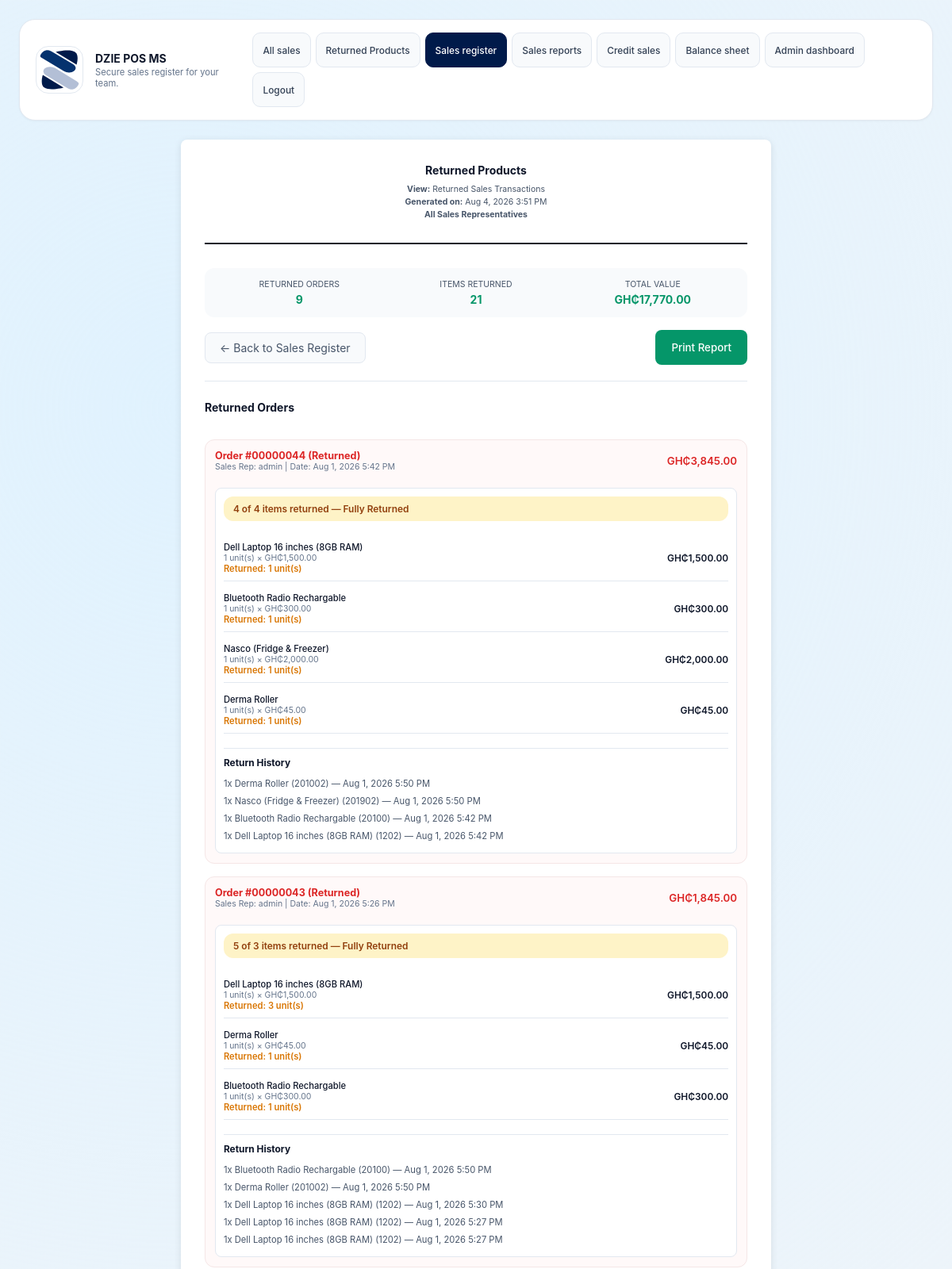
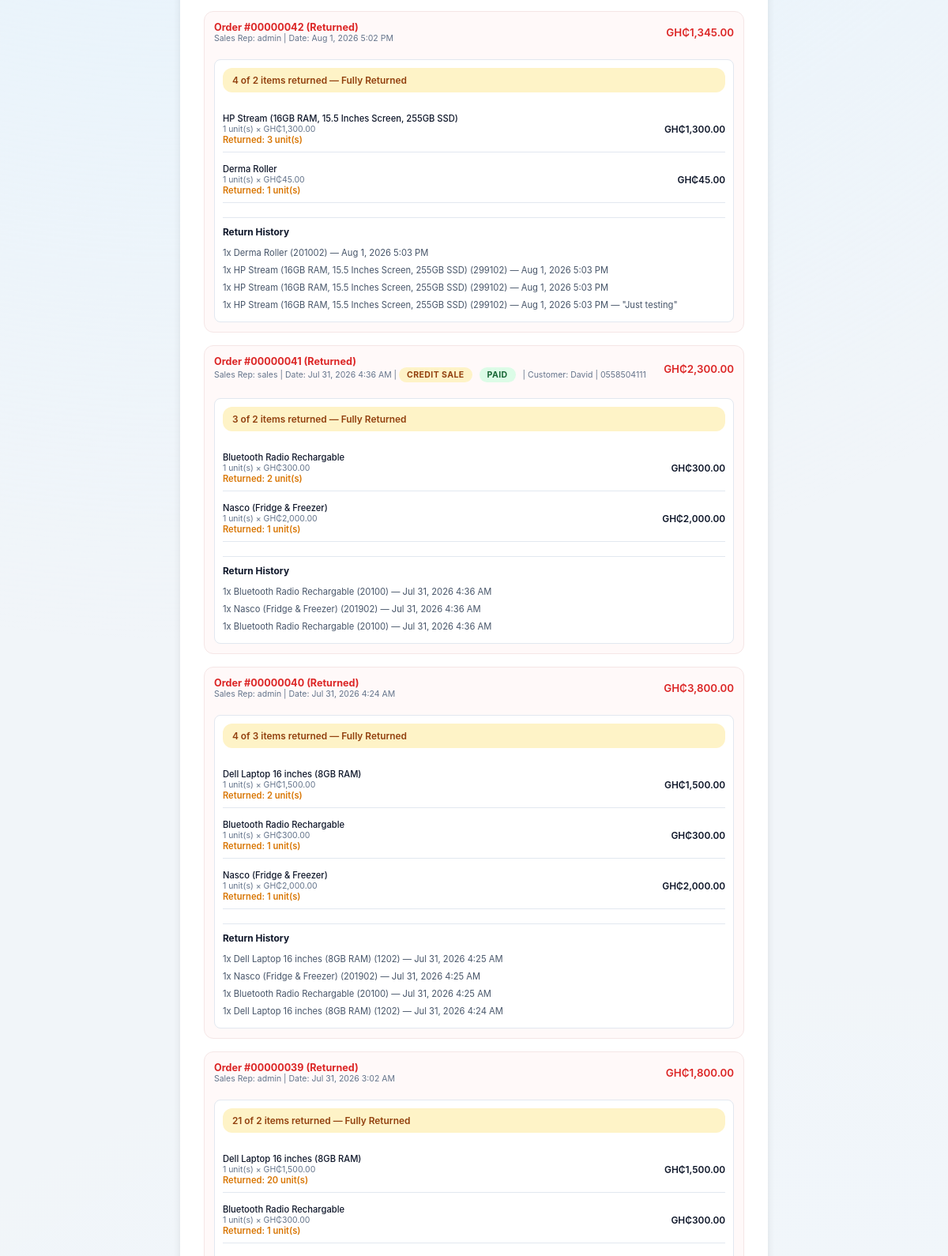
The page /returned_products.php (signed in, upper part) on the database its author committed (2 pictures, top to bottom).
### tables this page shows
CREATE TABLE settings (
            key TEXT PRIMARY KEY,
            value TEXT NOT NULL
        );

CREATE TABLE returns (
            id INTEGER PRIMARY KEY,
            order_id INTEGER NOT NULL,
            product_id INTEGER NOT NULL,
            quantity INTEGER NOT NULL,
            reason TEXT,
            processed_by TEXT NOT NULL,
            created_at TEXT NOT NULL,
            FOREIGN KEY(order_id) REFERENCES orders(id)
        );

CREATE TABLE products (
            id INTEGER PRIMARY KEY,
            code TEXT UNIQUE NOT NULL,
            name TEXT NOT NULL,
            category TEXT NOT NULL,
            price REAL NOT NULL,
            image TEXT NOT NULL
        , quantity INTEGER NOT NULL DEFAULT 0, bulk_quantity_threshold INTEGER NOT NULL DEFAULT 0, bulk_discount_percentage REAL NOT NULL DEFAULT 0, selling_price REAL, cost_price REAL);

### returned_products.php (the view, shortened to what the rows shown need)
<?php
require_once __DIR__ . '/inc/functions.php';
$posName = get_pos_name();
$returnedReceipts = get_returned_receipts();
$orderIds = array_unique(array_column($returnedReceipts, 'order_id'));
$groupedSales = [];
foreach ($orderIds as $orderId) {
    $db = get_database();
    $stmt = $db->prepare(
        'SELECT oi.id, oi.order_id, oi.product_id, oi.name, oi.price, oi.quantity, oi.subtotal,
                o.username, o.total, o.created_at, o.credit, o.customer_name, o.customer_phone, o.credit_status,
                r.return_status, r.id as receipt_id
         FROM order_items oi
         JOIN orders o ON o.id = oi.order_id
         JOIN receipts r ON r.order_id = o.id
         WHERE r.return_status = "Returned" AND o.id = :order_id'
    );
    $stmt->execute([':order_id' => $orderId]);
    $items = $stmt->fetchAll(PDO::FETCH_ASSOC);
    if (!empty($items)) {
        $groupedSales[$orderId] = [
            'order_id' => $orderId,
            'username' => $items[0]['username'],
            'total' => $items[0]['total'],
            'created_at' => $items[0]['created_at'],
            'return_status' => 'Returned',
            'receipt_id' => $items[0]['receipt_id'],
            'credit' => $items[0]['credit'] ?? 0,
            'customer_name' => $items[0]['customer_name'] ?? '',
            'customer_phone' => $items[0]['customer_phone'] ?? '',
            'credit_status' => $items[0]['credit_status'] ?? 'Paid',
            'items' => $items
        ];
        $groupedSales[$orderId]['return_summary'] = get_order_return_summary($orderId);
        $groupedSales[$orderId]['return_history'] = get_returns_for_order($orderId);
    }
}
usort($groupedSales, fn($a, $b) => strtotime($b['created_at']) - strtotime($a['created_at']));
?>
<!DOCTYPE html>
<html lang="en">
<head>
  <link rel="stylesheet" href="styles.css" />
</head>
<body>
  <div class="app-shell">
    <header class="header">
      <div class="brand">
        <img class="brand-icon" src="<?php echo htmlspecialchars(get_trademark_src()); ?>" alt="Trademark" />
        <div>
          <h1><?php echo htmlspecialchars($posName); ?></h1>
          <p class="subtitle">Secure sales register for your team.</p>
        </div>
      </div>
    </header>
    <main class="main-grid">
      <div class="report-container returns-container">
    <div class="report-header">
      <h1 class="report-title">Returned Products</h1>
    </div>
    <?php if (empty($groupedSales)): ?>
      <p class="empty-message">No returned products found.</p>
    <?php else: ?>
      <div class="returns-summary sales-list">
        <?php foreach ($groupedSales as $order): ?>
          <div class="return-order returned">
            <div class="order-header">
              <div>
                <div class="order-id returned">
                  Order #<?php echo str_pad((string)$order['order_id'], 8, '0', STR_PAD_LEFT); ?>
                  <span class="order-status returned">(Returned)</span>
                </div>
                <div class="order-meta">
                  Sales Rep: <?php echo htmlspecialchars($order['username']); ?> |
                  Date: <?php echo htmlspecialchars(date('M j, Y g:i A', strtotime($order['created_at']))); ?>
                  <?php if ($order['credit']): ?>
                    | <span class="credit-badge">Credit Sale</span>
                    <span class="credit-status <?php echo strtolower($order['credit_status']); ?>"><?php echo htmlspecialchars($order['credit_status']); ?></span>
                    <?php if (!empty($order['customer_name'])): ?>
                      | Customer: <?php echo htmlspecialchars($order['customer_name']); ?>
                    <?php endif; ?>
                    <?php if (!empty($order['customer_phone'])): ?>
                      | <?php echo htmlspecialchars($order['customer_phone']); ?>
                    <?php endif; ?>
                  <?php endif; ?>
                </div>
              </div>
              <div class="order-total returned">
                GH₵<?php echo htmlspecialchars(number_format($order['total'], 2)); ?>
              </div>
            </div>
            <div class="order-items">
              <?php
              $returnSummary = $order['return_summary'] ?? null;
              $returnHistory = $order['return_history'] ?? [];
              if ($returnSummary && $returnSummary['total_returned'] > 0): ?>
              <div class="return-summary-banner" style="background:#fef3c7;color:#92400e;padding:8px 12px;border-radius:12px;margin-bottom:12px;font-size:0.85rem;font-weight:600;">
                <?php echo $returnSummary['total_returned']; ?> of <?php echo $returnSummary['total_items']; ?> items returned
                <?php if ($returnSummary['fully_returned']): ?> — Fully Returned<?php endif; ?>
              </div>
              <?php endif; ?>
              <?php foreach ($order['items'] as $item):
                $returnedQty = 0;
                foreach ($returnHistory as $ret) {
                  if ($ret['product_id'] == $item['product_id']) {
                    $returnedQty += $ret['quantity'];
                  }
                }
              ?>
                <div class="item-row" style="display:flex;justify-content:space-between;align-items:center;flex-wrap:wrap;gap:8px;">
                  <div class="item-details">
                    <div class="item-name"><?php echo htmlspecialchars($item['name']); ?></div>
                    <div class="item-meta"><?php echo $item['quantity']; ?> unit(s) × GH₵<?php echo number_format($item['price'], 2); ?></div>
                    <?php if ($returnedQty > 0): ?>
                      <div style="color:#d97706;font-size:0.8rem;font-weight:600;">Returned: <?php echo $returnedQty; ?> unit(s)</div>
                    <?php endif; ?>
                  </div>
                  <div class="item-price returned">
                    GH₵<?php echo htmlspecialchars(number_format($item['subtotal'], 2)); ?>
                  </div>
                </div>
              <?php endforeach; ?>
              <?php if (!empty($returnHistory)): ?>
                <div class="return-history" style="margin-top:12px;padding-top:10px;border-top:1px solid #e2e8f0;">
                  <div style="font-weight:700;color:#0f172a;margin-bottom:8px;font-size:0.85rem;">Return History</div>
                  <?php foreach ($returnHistory as $ret): ?>
                    <div style="font-size:0.8rem;color:#475569;padding:4px 0;">
                      <?php echo htmlspecialchars($ret['quantity']); ?>x <?php echo htmlspecialchars($ret['product_name']); ?>
                      (<?php echo htmlspecialchars($ret['product_code']); ?>) —
                      <?php echo htmlspecialchars(date('M j, Y g:i A', strtotime($ret['created_at']))); ?>
                      <?php if ($ret['reason']): ?> — "<?php echo htmlspecialchars($ret['reason']); ?>"<?php endif; ?>
                    </div>
                  <?php endforeach; ?>
                </div>
              <?php endif; ?>
            </div>
          </div>
        <?php endforeach; ?>
      </div>
    <?php endif; ?>
    </main>
  </div>
</body>
</html>

### rows shown on the page
settings: value (picture)
settings: value "DZIE POS MS"
returns: quantity "1", product.name "Derma Roller", product.code "201002", created_at "Aug 1, 2026 5:50 PM"
returns: quantity "1", product.name "Nasco (Fridge & Freezer)", product.code "201902", created_at "Aug 1, 2026 5:50 PM"
returns: quantity "1", product.name "Bluetooth Radio Rechargable", product.code "20100", created_at "Aug 1, 2026 5:42 PM"
returns: quantity "1", product.name "Dell Laptop 16 inches (8GB RAM)", product.code "1202", created_at "Aug 1, 2026 5:42 PM"
returns: quantity "1", product.name "Bluetooth Radio Rechargable", product.code "20100", created_at "Aug 1, 2026 5:50 PM"
returns: quantity "1", product.name "Derma Roller", product.code "201002", created_at "Aug 1, 2026 5:50 PM"
returns: quantity "1", product.name "Dell Laptop 16 inches (8GB RAM)", product.code "1202", created_at "Aug 1, 2026 5:30 PM"
returns: quantity "1", product.name "Dell Laptop 16 inches (8GB RAM)", product.code "1202", created_at "Aug 1, 2026 5:27 PM"
returns: quantity "1", product.name "Dell Laptop 16 inches (8GB RAM)", product.code "1202", created_at "Aug 1, 2026 5:27 PM"
returns: quantity "1", product.name "Derma Roller", product.code "201002", created_at "Aug 1, 2026 5:03 PM"
returns: quantity "1", product.name "HP Stream (16GB RAM, 15.5 Inches Screen, 255GB SSD)", product.code "299102", created_at "Aug 1, 2026 5:03 PM"
returns: quantity "1", product.name "HP Stream (16GB RAM, 15.5 Inches Screen, 255GB SSD)", product.code "299102", created_at "Aug 1, 2026 5:03 PM"
returns: quantity "1", product.name "HP Stream (16GB RAM, 15.5 Inches Screen, 255GB SSD)", product.code "299102", created_at "Aug 1, 2026 5:03 PM", reason "Just testing"
returns: quantity "1", product.name "Bluetooth Radio Rechargable", product.code "20100", created_at "Jul 31, 2026 4:36 AM"
returns: quantity "1", product.name "Nasco (Fridge & Freezer)", product.code "201902", created_at "Jul 31, 2026 4:36 AM"
returns: quantity "1", product.name "Bluetooth Radio Rechargable", product.code "20100", created_at "Jul 31, 2026 4:36 AM"
returns: quantity "1", product.name "Dell Laptop 16 inches (8GB RAM)", product.code "1202", created_at "Jul 31, 2026 4:25 AM"
returns: quantity "1", product.name "Nasco (Fridge & Freezer)", product.code "201902", created_at "Jul 31, 2026 4:25 AM"
returns: quantity "1", product.name "Bluetooth Radio Rechargable", product.code "20100", created_at "Jul 31, 2026 4:25 AM"
returns: quantity "1", product.name "Dell Laptop 16 inches (8GB RAM)", product.code "1202", created_at "Jul 31, 2026 4:24 AM"

### other values the page prints
$totalSales "9"
$totalItems "21"
$totalValue "17,770.00"
str_pad((string)$order['order_id'], 8, '0', STR_PAD_LEFT) "00000044"
$order['username'] "admin"
date('M j, Y g:i A', strtotime($order['created_at'])) "Aug 1, 2026 5:42 PM"
$order['total'] "3,845.00"
$returnSummary['total_returned'] "4"
$returnSummary['total_items'] "4"
$item['name'] "Dell Laptop 16 inches (8GB RAM)"
$item['quantity'] "1"
$item['price'] "1,500.00"
$returnedQty "1"
$item['subtotal'] "1,500.00"
$item['name'] "Bluetooth Radio Rechargable"
